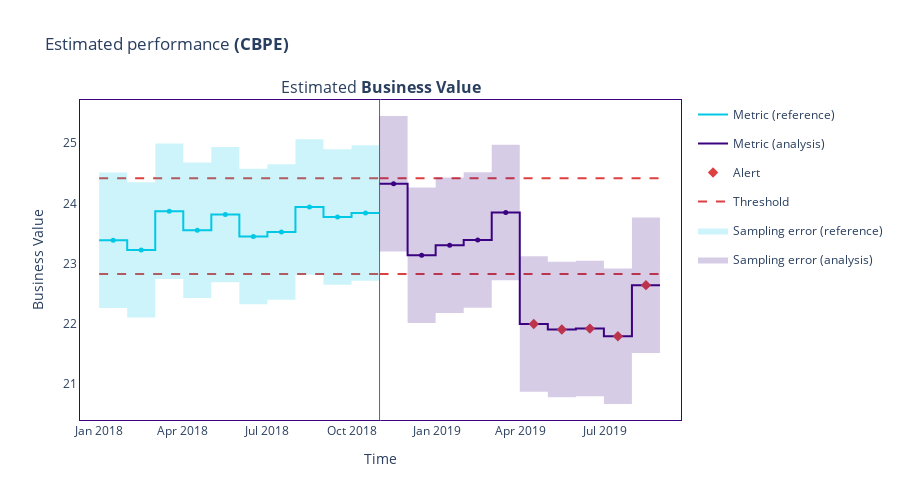

Source (notebook cell):
### Code cell
metric_fig = results.plot()
metric_fig.show()

### Figure 1 — Plotly figure (JSON) as saved in the notebook; plotly's stock layout.template omitted (floating-point values rounded to 4 significant figures)
{"data": [{"hoverinfo": "skip", "legendgroup": "metric_reference", "line": {"color": "#00c8e5", "shape": "hv", "width": 2}, "mode": "lines", "name": "Metric (reference)", "showlegend": true, "type": "scatter", "x": ["2018-01-01T00:00:00", "2018-01-31T06:36:00", "2018-03-02T13:12:00", "2018-04-01T19:48:00", "2018-05-02T02:24:00", "2018-06-01T09:00:00", "2018-07-01T15:36:00", "2018-07-31T22:12:00", "2018-08-31T04:48:00", "2018-09-30T11:24:00", "2018-10-30T17:51:16.848000"], "xaxis": "x", "y": [23.39, 23.23, 23.87, 23.55, 23.81, 23.45, 23.53, 23.94, 23.78, 23.84, 23.84], "yaxis": "y"}, {"customdata": [["Estimated <b>Business Value</b>", "<b style=\"color:#00c8e5;line-height:60px\">Reference</b>", "", "[0:4999]", "From <b>Jan-01-2018</b> to <b>Jan-31-2018</b>", 23.39, 1.127], ["Estimated <b>Business Value</b>", "<b style=\"color:#00c8e5;line-height:60px\">Reference</b>", "", "[5000:9999]", "From <b>Jan-31-2018</b> to <b>Mar-02-2018</b>", 23.23, 1.127], ["Estimated <b>Business Value</b>", "<b style=\"color:#00c8e5;line-height:60px\">Reference</b>", "", "[10000:14999]", "From <b>Mar-02-2018</b> to <b>Apr-01-2018</b>", 23.87, 1.127], ["Estimated <b>Business Value</b>", "<b style=\"color:#00c8e5;line-height:60px\">Reference</b>", "", "[15000:19999]", "From <b>Apr-01-2018</b> to <b>May-02-2018</b>", 23.55, 1.127], ["Estimated <b>Business Value</b>", "<b style=\"color:#00c8e5;line-height:60px\">Reference</b>", "", "[20000:24999]", "From <b>May-02-2018</b> to <b>Jun-01-2018</b>", 23.81, 1.127], ["Estimated <b>Business Value</b>", "<b style=\"color:#00c8e5;line-height:60px\">Reference</b>", "", "[25000:29999]", "From <b>Jun-01-2018</b> to <b>Jul-01-2018</b>", 23.45, 1.127], ["Estimated <b>Business Value</b>", "<b style=\"color:#00c8e5;line-height:60px\">Reference</b>", "", "[30000:34999]", "From <b>Jul-01-2018</b> to <b>Jul-31-2018</b>", 23.53, 1.127], ["Estimated <b>Business Value</b>", "<b style=\"color:#00c8e5;line-height:60px\">Reference</b>", "", "[35000:39999]", "From <b>Jul-31-2018</b> to <b>Aug-31-2018</b>", 23.94, 1.127], ["Estimated <b>Business Value</b>", "<b style=\"color:#00c8e5;line-height:60px\">Reference</b>", "", "[40000:44999]", "From <b>Aug-31-2018</b> to <b>Sep-30-2018</b>", 23.78, 1.127], ["Estimated <b>Business Value</b>", "<b style=\"color:#00c8e5;line-height:60px\">Reference</b>", "", "[45000:49999]", "From <b>Sep-30-2018</b> to <b>Oct-30-2018</b>", 23.84, 1.127]], "hovertemplate": "%{customdata[1]} &nbsp; &nbsp; %{customdata[2]} <br />Chunk: <b>%{customdata[3]}</b> &nbsp; &nbsp; %{customdata[4]} <br />%{customdata[0]}: <b>%{customdata[5]}</b><br />Confidence band: +/- <b>%{customdata[6]}</b><br /><extra></extra>", "legendgroup": "metric_reference", "marker": {"color": "#00c8e5", "size": 5, "symbol": "circle"}, "mode": "markers", "name": "Metric (reference)", "showlegend": false, "type": "scatter", "x": ["2018-01-16T03:18:00", "2018-02-15T09:54:00", "2018-03-17T16:30:00", "2018-04-16T23:06:00", "2018-05-17T05:42:00", "2018-06-16T12:18:00", "2018-07-16T18:54:00", "2018-08-16T01:30:00", "2018-09-15T08:06:00", "2018-10-15T14:37:38.424000"], "xaxis": "x", "y": [23.39, 23.23, 23.87, 23.55, 23.81, 23.45, 23.53, 23.94, 23.78, 23.84, 23.84], "yaxis": "y"}, {"hoverinfo": "skip", "legendgroup": "metric_analysis", "line": {"color": "#3b0280", "shape": "hv", "width": 2}, "mode": "lines", "name": "Metric (analysis)", "showlegend": true, "type": "scatter", "x": ["2018-10-30T18:00:00", "2018-11-30T00:36:00", "2018-12-30T07:12:00", "2019-01-29T13:48:00", "2019-02-28T20:24:00", "2019-03-31T03:00:00", "2019-04-30T09:36:00", "2019-05-30T16:12:00", "2019-06-29T22:48:00", "2019-07-30T05:24:00", "2019-08-29T11:51:16.848000"], "xaxis": "x", "y": [24.33, 23.14, 23.3, 23.39, 23.85, 22.0, 21.9, 21.92, 21.79, 22.64, 22.64], "yaxis": "y"}, {"customdata": [["Estimated <b>Business Value</b>", "<b style=\"color:#3b0280;line-height:60px\">Analysis</b>", "", "[0:4999]", "From <b>Oct-30-2018</b> to <b>Nov-30-2018</b>", 24.33, 1.127], ["Estimated <b>Business Value</b>", "<b style=\"color:#3b0280;line-height:60px\">Analysis</b>", "", "[5000:9999]", "From <b>Nov-30-2018</b> to <b>Dec-30-2018</b>", 23.14, 1.127], ["Estimated <b>Business Value</b>", "<b style=\"color:#3b0280;line-height:60px\">Analysis</b>", "", "[10000:14999]", "From <b>Dec-30-2018</b> to <b>Jan-29-2019</b>", 23.3, 1.127], ["Estimated <b>Business Value</b>", "<b style=\"color:#3b0280;line-height:60px\">Analysis</b>", "", "[15000:19999]", "From <b>Jan-29-2019</b> to <b>Feb-28-2019</b>", 23.39, 1.127], ["Estimated <b>Business Value</b>", "<b style=\"color:#3b0280;line-height:60px\">Analysis</b>", "", "[20000:24999]", "From <b>Feb-28-2019</b> to <b>Mar-31-2019</b>", 23.85, 1.127], ["Estimated <b>Business Value</b>", "<b style=\"color:#3b0280;line-height:60px\">Analysis</b>", "<span style=\"color:#AD0000\">⚠ <b>Drift detected</b></span>", "[25000:29999]", "From <b>Mar-31-2019</b> to <b>Apr-30-2019</b>", 22.0, 1.127], ["Estimated <b>Business Value</b>", "<b style=\"color:#3b0280;line-height:60px\">Analysis</b>", "<span style=\"color:#AD0000\">⚠ <b>Drift detected</b></span>", "[30000:34999]", "From <b>Apr-30-2019</b> to <b>May-30-2019</b>", 21.9, 1.127], ["Estimated <b>Business Value</b>", "<b style=\"color:#3b0280;line-height:60px\">Analysis</b>", "<span style=\"color:#AD0000\">⚠ <b>Drift detected</b></span>", "[35000:39999]", "From <b>May-30-2019</b> to <b>Jun-29-2019</b>", 21.92, 1.127], ["Estimated <b>Business Value</b>", "<b style=\"color:#3b0280;line-height:60px\">Analysis</b>", "<span style=\"color:#AD0000\">⚠ <b>Drift detected</b></span>", "[40000:44999]", "From <b>Jun-29-2019</b> to <b>Jul-30-2019</b>", 21.79, 1.127], ["Estimated <b>Business Value</b>", "<b style=\"color:#3b0280;line-height:60px\">Analysis</b>", "<span style=\"color:#AD0000\">⚠ <b>Drift detected</b></span>", "[45000:49999]", "From <b>Jul-30-2019</b> to <b>Aug-29-2019</b>", 22.64, 1.127]], "hovertemplate": "%{customdata[1]} &nbsp; &nbsp; %{customdata[2]} <br />Chunk: <b>%{customdata[3]}</b> &nbsp; &nbsp; %{customdata[4]} <br />%{customdata[0]}: <b>%{customdata[5]}</b><br />Confidence band: +/- <b>%{customdata[6]}</b><br /><extra></extra>", "legendgroup": "metric_analysis", "marker": {"color": "#3b0280", "size": 5, "symbol": "circle"}, "mode": "markers", "name": "Metric (analysis)", "showlegend": false, "type": "scatter", "x": ["2018-11-14T21:18:00", "2018-12-15T03:54:00", "2019-01-14T10:30:00", "2019-02-13T17:06:00", "2019-03-15T23:42:00", "2019-04-15T06:18:00", "2019-05-15T12:54:00", "2019-06-14T19:30:00", "2019-07-15T02:06:00", "2019-08-14T08:37:38.424000"], "xaxis": "x", "y": [24.33, 23.14, 23.3, 23.39, 23.85, 22.0, 21.9, 21.92, 21.79, 22.64, 22.64], "yaxis": "y"}, {"hoverinfo": "skip", "legendgroup": "alert", "marker": {"color": "#DD4040", "size": 8, "symbol": "diamond"}, "mode": "markers", "name": "Alert", "showlegend": true, "type": "scatter", "x": ["2019-04-15T06:18:00", "2019-05-15T12:54:00", "2019-06-14T19:30:00", "2019-07-15T02:06:00", "2019-08-14T08:37:38.424000"], "xaxis": "x", "y": [22.0, 21.9, 21.92, 21.79, 22.64], "yaxis": "y"}, {"hoverinfo": "skip", "legendgroup": "thresh", "line": {"color": "#DD4040", "dash": "dash", "width": 2}, "mode": "lines", "name": "Threshold", "showlegend": true, "type": "scatter", "x": ["2018-01-01T00:00:00", "2018-01-31T06:36:00", "2018-03-02T13:12:00", "2018-04-01T19:48:00", "2018-05-02T02:24:00", "2018-06-01T09:00:00", "2018-07-01T15:36:00", "2018-07-31T22:12:00", "2018-08-31T04:48:00", "2018-09-30T11:24:00", "2018-10-30T17:51:16.848000"], "xaxis": "x", "y": [24.42, 24.42, 24.42, 24.42, 24.42, 24.42, 24.42, 24.42, 24.42, 24.42, 24.42], "yaxis": "y"}, {"hoverinfo": "skip", "legendgroup": "thresh", "line": {"color": "#DD4040", "dash": "dash", "width": 2}, "mode": "lines", "name": "Threshold", "showlegend": false, "type": "scatter", "x": ["2018-01-01T00:00:00", "2018-01-31T06:36:00", "2018-03-02T13:12:00", "2018-04-01T19:48:00", "2018-05-02T02:24:00", "2018-06-01T09:00:00", "2018-07-01T15:36:00", "2018-07-31T22:12:00", "2018-08-31T04:48:00", "2018-09-30T11:24:00", "2018-10-30T17:51:16.848000"], "xaxis": "x", "y": [22.83, 22.83, 22.83, 22.83, 22.83, 22.83, 22.83, 22.83, 22.83, 22.83, 22.83], "yaxis": "y"}, {"hoverinfo": "skip", "legendgroup": "thresh", "line": {"color": "#DD4040", "dash": "dash", "width": 2}, "mode": "lines", "name": "Threshold", "showlegend": false, "type": "scatter", "x": ["2018-10-30T18:00:00", "2018-11-30T00:36:00", "2018-12-30T07:12:00", "2019-01-29T13:48:00", "2019-02-28T20:24:00", "2019-03-31T03:00:00", "2019-04-30T09:36:00", "2019-05-30T16:12:00", "2019-06-29T22:48:00", "2019-07-30T05:24:00", "2019-08-29T11:51:16.848000"], "xaxis": "x", "y": [24.42, 24.42, 24.42, 24.42, 24.42, 24.42, 24.42, 24.42, 24.42, 24.42, 24.42], "yaxis": "y"}, {"hoverinfo": "skip", "legendgroup": "thresh", "line": {"color": "#DD4040", "dash": "dash", "width": 2}, "mode": "lines", "name": "Threshold", "showlegend": false, "type": "scatter", "x": ["2018-10-30T18:00:00", "2018-11-30T00:36:00", "2018-12-30T07:12:00", "2019-01-29T13:48:00", "2019-02-28T20:24:00", "2019-03-31T03:00:00", "2019-04-30T09:36:00", "2019-05-30T16:12:00", "2019-06-29T22:48:00", "2019-07-30T05:24:00", "2019-08-29T11:51:16.848000"], "xaxis": "x", "y": [22.83, 22.83, 22.83, 22.83, 22.83, 22.83, 22.83, 22.83, 22.83, 22.83, 22.83], "yaxis": "y"}, {"hoverinfo": "skip", "line": {"color": "rgba(0,0,0,0)", "shape": "hv"}, "mode": "lines", "name": "Sampling error (reference)", "showlegend": false, "type": "scatter", "x": ["2018-01-01T00:00:00", "2018-01-31T06:36:00", "2018-03-02T13:12:00", "2018-04-01T19:48:00", "2018-05-02T02:24:00", "2018-06-01T09:00:00", "2018-07-01T15:36:00", "2018-07-31T22:12:00", "2018-08-31T04:48:00", "2018-09-30T11:24:00", "2018-10-30T17:51:16.848000"], "xaxis": "x", "y": [24.51, 24.35, 25.0, 24.68, 24.94, 24.58, 24.65, 25.07, 24.9, 24.97, 24.97], "yaxis": "y"}, {"fill": "tonexty", "fillcolor": "rgba(0.0, 0.7843137254901961, 0.8980392156862745, 0.2)", "hoverinfo": "skip", "line": {"color": "rgba(0,0,0,0)", "shape": "hv"}, "mode": "lines", "name": "Sampling error (reference)", "showlegend": true, "type": "scatter", "x": ["2018-01-01T00:00:00", "2018-01-31T06:36:00", "2018-03-02T13:12:00", "2018-04-01T19:48:00", "2018-05-02T02:24:00", "2018-06-01T09:00:00", "2018-07-01T15:36:00", "2018-07-31T22:12:00", "2018-08-31T04:48:00", "2018-09-30T11:24:00", "2018-10-30T17:51:16.848000"], "xaxis": "x", "y": [22.26, 22.1, 22.74, 22.43, 22.69, 22.32, 22.4, 22.82, 22.65, 22.71, 22.71], "yaxis": "y"}, {"hoverinfo": "skip", "line": {"color": "rgba(0,0,0,0)", "shape": "hv"}, "mode": "lines", "name": "Sampling error (analysis)", "showlegend": false, "type": "scatter", "x": ["2018-10-30T18:00:00", "2018-11-30T00:36:00", "2018-12-30T07:12:00", "2019-01-29T13:48:00", "2019-02-28T20:24:00", "2019-03-31T03:00:00", "2019-04-30T09:36:00", "2019-05-30T16:12:00", "2019-06-29T22:48:00", "2019-07-30T05:24:00", "2019-08-29T11:51:16.848000"], "xaxis": "x", "y": [25.45, 24.27, 24.43, 24.52, 24.98, 23.12, 23.03, 23.05, 22.92, 23.77, 23.77], "yaxis": "y"}, {"fill": "tonexty", "fillcolor": "rgba(0.23137254901960785, 0.00784313725490196, 0.5019607843137255, 0.2)", "hoverinfo": "skip", "line": {"color": "rgba(0,0,0,0)", "shape": "hv"}, "mode": "lines", "name": "Sampling error (analysis)", "showlegend": true, "type": "scatter", "x": ["2018-10-30T18:00:00", "2018-11-30T00:36:00", "2018-12-30T07:12:00", "2019-01-29T13:48:00", "2019-02-28T20:24:00", "2019-03-31T03:00:00", "2019-04-30T09:36:00", "2019-05-30T16:12:00", "2019-06-29T22:48:00", "2019-07-30T05:24:00", "2019-08-29T11:51:16.848000"], "xaxis": "x", "y": [23.2, 22.01, 22.18, 22.26, 22.72, 20.87, 20.78, 20.79, 20.66, 21.51, 21.51], "yaxis": "y"}], "layout": {"annotations": [{"font": {"size": 16}, "showarrow": false, "text": "Estimated <b>Business Value</b>", "x": 0.5, "xanchor": "center", "xref": "paper", "y": 1, "yanchor": "bottom", "yref": "paper"}], "height": 500, "hoverlabel": {"bgcolor": "white", "font": {"size": 14}}, "legend": {"itemclick": false, "itemdoubleclick": false, "traceorder": "grouped"}, "paper_bgcolor": "rgba(255,255,255,1)", "plot_bgcolor": "rgba(255,255,255,1)", "shapes": [{"layer": "below", "line": {"color": "#666666", "width": 1}, "type": "line", "x0": "2018-10-30T18:00:00", "x1": "2018-10-30T18:00:00", "xref": "x", "y0": 0, "y1": 1, "yref": "y domain"}], "title": {"text": "Estimated performance <b>(CBPE)</b>"}, "xaxis": {"anchor": "y", "domain": [0, 1], "linecolor": "#3b0280", "matches": "x", "mirror": true, "showgrid": false, "showticklabels": true, "title": {"text": "Time"}, "zeroline": false}, "yaxis": {"anchor": "x", "domain": [0, 1], "linecolor": "#3b0280", "mirror": true, "showgrid": false, "title": {"text": "Business Value"}, "zeroline": false}}}
